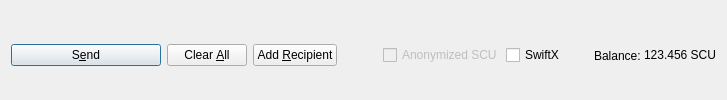
         <widget class="QFrame" name="frame_Send">
          <layout class="QHBoxLayout" name="horizontalLayout">
           <property name="bottomMargin">
            <number>0</number>
           </property>
           <item>
            <widget class="QPushButton" name="sendButton">
             <property name="minimumSize">
              <size>
               <width>150</width>
               <height>0</height>
              </size>
             </property>
             <property name="toolTip">
              <string>Confirm the send action</string>
             </property>
             <property name="text">
              <string>S&amp;end</string>
             </property>
             <property name="icon">
              <iconset resource="../securypto.qrc">
               <normaloff>:/icons/send</normaloff>:/icons/send</iconset>
             </property>
             <property name="autoDefault">
              <bool>false</bool>
             </property>
             <property name="default">
              <bool>true</bool>
             </property>
            </widget>
           </item>
           <item>
            <widget class="QPushButton" name="clearButton">
             <property name="sizePolicy">
              <sizepolicy hsizetype="Minimum" vsizetype="Fixed">
               <horstretch>0</horstretch>
               <verstretch>0</verstretch>
              </sizepolicy>
             </property>
             <property name="toolTip">
              <string>Clear all fields of the form.</string>
             </property>
             <property name="text">
              <string>Clear &amp;All</string>
             </property>
             <property name="icon">
              <iconset resource="../securypto.qrc">
               <normaloff>:/icons/remove</normaloff>:/icons/remove</iconset>
             </property>
             <property name="autoDefault">
              <bool>false</bool>
             </property>
            </widget>
           </item>
           <item>
            <widget class="QPushButton" name="addButton">
             <property name="toolTip">
              <string>Send to multiple recipients at once</string>
             </property>
             <property name="text">
              <string>Add &amp;Recipient</string>
             </property>
             <property name="icon">
              <iconset resource="../securypto.qrc">
               <normaloff>:/icons/add</normaloff>:/icons/add</iconset>
             </property>
             <property name="autoDefault">
              <bool>false</bool>
             </property>
            </widget>
           </item>
           <item>
            <spacer name="horizontalSpacer">
             <property name="orientation">
              <enum>Qt::Horizontal</enum>
             </property>
             <property name="sizeHint" stdset="0">
              <size>
               <width>40</width>
               <height>20</height>
              </size>
             </property>
            </spacer>
           </item>
           <item>
            <layout class="QHBoxLayout" name="horizontalLayout_2">
             <property name="spacing">
              <number>3</number>
             </property>
             <item>
              <widget class="QCheckBox" name="checkzSCU">
               <property name="enabled">
                <bool>false</bool>
               </property>
               <property name="text">
                <string>Anonymized SCU</string>
               </property>
              </widget>
             </item>
             <item>
              <widget class="QCheckBox" name="checkSwiftTX">
               <property name="enabled">
                <bool>true</bool>
               </property>
               <property name="minimumSize">
                <size>
                 <width>85</width>
                 <height>0</height>
                </size>
               </property>
               <property name="text">
                <string>SwiftX</string>
               </property>
              </widget>
             </item>
             <item>
              <widget class="QLabel" name="label">
               <property name="text">
                <string>Balance:</string>
               </property>
              </widget>
             </item>
             <item>
              <widget class="QLabel" name="labelBalance">
               <property name="sizePolicy">
                <sizepolicy hsizetype="Preferred" vsizetype="Fixed">
                 <horstretch>0</horstretch>
                 <verstretch>0</verstretch>
                </sizepolicy>
               </property>
               <property name="cursor">
                <cursorShape>IBeamCursor</cursorShape>
               </property>
               <property name="text">
                <string notr="true">123.456 SCU</string>
               </property>
               <property name="textInteractionFlags">
                <set>Qt::LinksAccessibleByMouse|Qt::TextSelectableByKeyboard|Qt::TextSelectableByMouse</set>
               </property>
              </widget>
             </item>
            </layout>
           </item>
          </layout>
         </widget>
